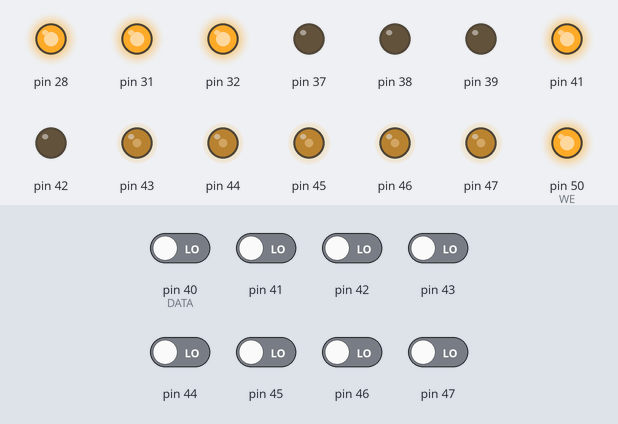
A sketch run on a simulated Arduino Mega 2560, built with avr-gcc and run on an emulated ATmega2560. Parts: output pins drawn as LEDs (lit = HIGH). Inputs (shaded band) come from the test bench; at power-on: pin 40 (DATA), pin 41–47 LOW. Pins used as bus, display or sensor lines are not drawn; what the sketch prints to the serial monitor is not drawn.

Above: at 0.1 s.
Timing chart, 0 to 1.6 s (numbered marks = the images above):
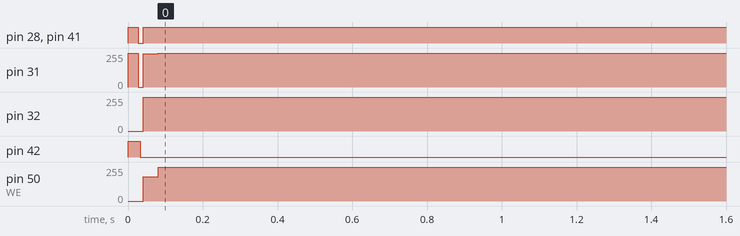

Measured:
- by itself, pin 31: 255/255 → 0/255 at 0.03 s, → 249/255 0.01 s later, → 255/255 0.04 s later
- by itself, pin 32: 252/255 → 255/255 at 0.08 s
- by itself, pin 50 (WE): 183/255 → 255/255 at 0.08 s

The sketch:

VSBP8-fullprog-8.ino
```cpp
 #define LEN 362 //********make sure to get length correct
 #define JMP 0
 #define OUT 2
 #define ADR 4
 #define BUF 6
 #define I 0
 #define R 1
 //note: only use the least significant 16 bits out of 17 on the address
 //the last bit can be hard wired up or down as desired
uint16_t prog[LEN][4]={
    {0x0000, ADR+0, 0xffff, 0x0001}, //reset (reset to 15 since immediately incremented, so rolls over to 0)
    {0x0001, ADR+1, 0x0000, 0x0002},
    {0x0002, BUF+1, 0x0000, 0x0003},

    {0x0003, ADR+0, 0xffff, 0x0004},
    {0x0004, ADR+1, 0x0001, 0x0005},
    {0x0005, BUF+1, 0x0000, 0x0006},

    {0x0006, ADR+0, 0xffff, 0x0007},
    {0x0007, ADR+1, 0x0002, 0x0008},
    {0x0008, BUF+1, 0x0000, 0x0009},

    {0x0009, ADR+0, 0xffff, 0x000a},
    {0x000a, ADR+1, 0x0003, 0x000b},
    {0x000b, BUF+1, 0x0000, 0x1000},

    {0x1000, ADR+0, 0xffff, 0x1001}, //add 1
    {0x1001, ADR+1, 0x0000, 0x1002}, //0x0000 is ones digit; 0x0003 is 2^4's digit
    {0x1002, JMP+R, 0x0000, 0x1004},
    {0x1004, BUF+1, 0x0000, 0x1800},
    {0x1005, BUF+0, 0x0000, 0x1010},

    {0x1010, ADR+0, 0xffff, 0x1011},
    {0x1011, ADR+1, 0x0001, 0x1012},
    {0x1012, JMP+R, 0x0000, 0x1014},
    {0x1014, BUF+1, 0x0000, 0x1804},
    {0x1015, BUF+0, 0x0000, 0x1020},

    {0x1020, ADR+0, 0xffff, 0x1021},
    {0x1021, ADR+1, 0x0002, 0x1022},
    {0x1022, JMP+R, 0x0000, 0x1024},
    {0x1024, BUF+1, 0x0000, 0x1808},
    {0x1025, BUF+0, 0x0000, 0x1030},

    {0x1030, ADR+0, 0xffff, 0x1031},
    {0x1031, ADR+1, 0x0003, 0x1032},
    {0x1032, JMP+R, 0x0000, 0x1034},
    {0x1034, BUF+1, 0x0000, 0x2000},
    {0x1035, BUF+0, 0x0000, 0x2000},

    {0x1800, OUT+1, 0x0000, 0x1801}, //equalize clock cycles spent to add
    {0x1801, OUT+1, 0x0000, 0x1802},
    {0x1802, OUT+1, 0x0000, 0x1803},
    {0x1803, OUT+1, 0x0000, 0x1804},

    {0x1804, OUT+1, 0x0000, 0x1805},
    {0x1805, OUT+1, 0x0000, 0x1806},
    {0x1806, OUT+1, 0x0000, 0x1807},
    {0x1807, OUT+1, 0x0000, 0x1808},

    {0x1808, OUT+1, 0x0000, 0x1809},
    {0x1809, OUT+1, 0x0000, 0x180a},
    {0x180a, OUT+1, 0x0000, 0x180b},
    {0x180b, OUT+1, 0x0000, 0x2000},

    {0x2000, ADR+0, 0xffff, 0x2001}, //initialization
    {0x2001, ADR+1, 0x1800, 0x2002},
    {0x2002, BUF+0, 0x0000, 0x2010},

    {0x2010, ADR+0, 0xffff, 0x2011}, //getting values
    {0x2011, ADR+1, 0x0000, 0x2012},
    {0x2012, JMP+R, 0x0000, 0x2014},
    {0x2014, OUT+1, 0x0000, 0x3000},
    {0x2015, OUT+1, 0x0000, 0x4000},

    {0x2020, ADR+0, 0xffff, 0x2021},
    {0x2021, ADR+1, 0x0001, 0x2022},
    {0x2022, JMP+R, 0x0000, 0x2024},
    {0x2024, OUT+1, 0x0000, 0x3000},
    {0x2025, OUT+1, 0x0000, 0x4000},

    {0x2030, ADR+0, 0xffff, 0x2031},
    {0x2031, ADR+1, 0x0002, 0x2032},
    {0x2032, JMP+R, 0x0000, 0x2034},
    {0x2034, OUT+1, 0x0000, 0x3000},
    {0x2035, OUT+1, 0x0000, 0x4000},

    {0x2040, ADR+0, 0xffff, 0x2041},
    {0x2041, ADR+1, 0x0003, 0x2042},
    {0x2042, JMP+R, 0x0000, 0x2044},
    {0x2044, OUT+1, 0x0000, 0x3000},
    {0x2045, OUT+1, 0x0000, 0x4000},


    {0x3000, ADR+0, 0xffff, 0x3001}, //if the value is a zero - bit 0
    {0x3001, ADR+1, 0x1800, 0x3002},
    {0x3002, JMP+R, 0x0000, 0x3004},
    {0x3004, OUT+1, 0x0000, 0x3006}, //this is end of path
    {0x3005, OUT+1, 0x0000, 0x300d}, //this is not end of path

    {0x3006, BUF+1, 0x0000, 0x3007}, //set this as not being end
    {0x3007, ADR+0, 0xfff1, 0x3008},
    {0x3008, ADR+1, 0x1810, 0x3009},
    {0x3009, BUF+0, 0x0000, 0x300a}, //set what will be the next address (by changing the 1 bit that is being worked on right now) as the end
    {0x300a, ADR+0, 0xfff1, 0x300b},
    {0x300b, ADR+1, 0x1000, 0x300c},
    {0x300c, BUF+0, 0x0000, 0x2020}, //write value so the program knows what to make the next address

    {0x300d, ADR+0, 0xfff0, 0x300e},
    {0x300e, ADR+1, 0x1000, 0x300f},
    {0x300f, JMP+R, 0x0000, 0x3010}, //seeing where to lead path as end
    {0x3010, ADR+0, 0x0001, 0x3100},
    {0x3011, ADR+1, 0x0001, 0x3100},


    {0x3100, ADR+0, 0xfff0, 0x3101}, //bit 1
    {0x3101, ADR+1, 0x1810, 0x3102},
    {0x3102, JMP+R, 0x0000, 0x3104},
    {0x3104, OUT+1, 0x0000, 0x3106}, //this is end of path
    {0x3105, OUT+1, 0x0000, 0x310d}, //this is not end of path

    {0x3106, BUF+1, 0x0000, 0x3107}, //set this as not being end
    {0x3107, ADR+0, 0xfff2, 0x3108},
    {0x3108, ADR+1, 0x1820, 0x3109},
    {0x3109, BUF+0, 0x0000, 0x310a}, //set what will be the next address (by changing the 1 bit that is being worked on right now) as the end
    {0x310a, ADR+0, 0xfff2, 0x310b},
    {0x310b, ADR+1, 0x1010, 0x310c},
    {0x310c, BUF+0, 0x0000, 0x2030}, //write value so the program knows what to make the next address

    {0x310d, ADR+0, 0xfff0, 0x310e},
    {0x310e, ADR+1, 0x1010, 0x310f},
    {0x310f, JMP+R, 0x0000, 0x3110}, //seeing where to lead path as end
    {0x3110, ADR+0, 0x0002, 0x3200},
    {0x3111, ADR+1, 0x0002, 0x3200},


    {0x3200, ADR+0, 0xfff0, 0x3201}, //bit 2
    {0x3201, ADR+1, 0x1820, 0x3202},
    {0x3202, JMP+R, 0x0000, 0x3204},
    {0x3204, OUT+1, 0x0000, 0x3206}, //this is end of path
    {0x3205, OUT+1, 0x0000, 0x320d}, //this is not end of path

    {0x3206, BUF+1, 0x0000, 0x3207}, //set this as not being end
    {0x3207, ADR+0, 0xfff4, 0x3208},
    {0x3208, ADR+1, 0x1830, 0x3209},
    {0x3209, BUF+0, 0x0000, 0x320a}, //set what will be the next address (by changing the 1 bit that is being worked on right now) as the end
    {0x320a, ADR+0, 0xfff4, 0x320b},
    {0x320b, ADR+1, 0x1020, 0x320c},
    {0x320c, BUF+0, 0x0000, 0x2040}, //write value so the program knows what to make the next address

    {0x320d, ADR+0, 0xfff0, 0x320e},
    {0x320e, ADR+1, 0x1020, 0x320f},
    {0x320f, JMP+R, 0x0000, 0x3210}, //seeing where to lead path as end
    {0x3210, ADR+0, 0x0004, 0x3300},
    {0x3211, ADR+1, 0x0004, 0x3300},


    {0x3300, ADR+0, 0xfff0, 0x3301}, //add on last bit and clear rest of number
    {0x3301, ADR+1, 0x1030, 0x5000},


    {0x4000, ADR+0, 0xffff, 0x4001}, //if the value is a one - bit 0
    {0x4001, ADR+1, 0x1800, 0x4002},
    {0x4002, JMP+R, 0x0000, 0x4004},
    {0x4004, OUT+1, 0x0000, 0x4006}, //this is the end of the path
    {0x4005, OUT+1, 0x0000, 0x400d}, //this is not the end of the path

    {0x4006, BUF+1, 0x0000, 0x4007}, //set this as not being the end
    {0x4007, ADR+0, 0xfff1, 0x4008},
    {0x4008, ADR+1, 0x1811, 0x4009},
    {0x4009, BUF+0, 0x0000, 0x400a}, //set what will be the next address (by changing the 1 bit that is worked on right now) as the end
    {0x400a, ADR+0, 0xfff1, 0x400b},
    {0x400b, ADR+1, 0x1000, 0x400c},
    {0x400c, BUF+1, 0x0000, 0x2020}, //write value so program knows where to make next address

    {0x400d, ADR+0, 0xfff0, 0x400e},
    {0x400e, ADR+1, 0x1000, 0x400f},
    {0x400f, JMP+R, 0x0000, 0x4010}, //seeing where to lead path as end
    {0x4010, ADR+0, 0x0001, 0x4100},
    {0x4011, ADR+1, 0x0001, 0x4100},


    {0x4100, ADR+0, 0xfff0, 0x4101}, //bit 1
    {0x4101, ADR+1, 0x1810, 0x4102},
    {0x4102, JMP+R, 0x0000, 0x4104},
    {0x4104, OUT+1, 0x0000, 0x4106}, //this is the end of the path
    {0x4105, OUT+1, 0x0000, 0x410d}, //this is not the end of the path

    {0x4106, BUF+1, 0x0000, 0x4107}, //set this as not being the end
    {0x4107, ADR+0, 0xfff2, 0x4108},
    {0x4108, ADR+1, 0x1822, 0x4109},
    {0x4109, BUF+0, 0x0000, 0x410a}, //set what will be the next address (by changing the 1 bit that is worked on right now) as the end
    {0x410a, ADR+0, 0xfff2, 0x410b},
    {0x410b, ADR+1, 0x1010, 0x410c},
    {0x410c, BUF+1, 0x0000, 0x2030}, //write value so program knows where to make next address

    {0x410d, ADR+0, 0xfff0, 0x410e},
    {0x410e, ADR+1, 0x1010, 0x410f},
    {0x410f, JMP+R, 0x0000, 0x4110}, //seeing where to lead path as end
    {0x4110, ADR+0, 0x0002, 0x4200},
    {0x4111, ADR+1, 0x0002, 0x4200},


    {0x4200, ADR+0, 0xfff0, 0x4201}, //bit 2
    {0x4201, ADR+1, 0x1820, 0x4202},
    {0x4202, JMP+R, 0x0000, 0x4204},
    {0x4204, OUT+1, 0x0000, 0x4206}, //this is the end of the path
    {0x4205, OUT+1, 0x0000, 0x420d}, //this is not the end of the path

    {0x4206, BUF+1, 0x0000, 0x4207}, //set this as not being the end
    {0x4207, ADR+0, 0xfff4, 0x4208},
    {0x4208, ADR+1, 0x1834, 0x4209},
    {0x4209, BUF+0, 0x0000, 0x420a}, //set what will be the next address (by changing the 1 bit that is worked on right now) as the end
    {0x420a, ADR+0, 0xfff4, 0x420b},
    {0x420b, ADR+1, 0x1020, 0x420c},
    {0x420c, BUF+1, 0x0000, 0x2040}, //write value so program knows where to make next address

    {0x420d, ADR+0, 0xfff0, 0x420e},
    {0x420e, ADR+1, 0x1020, 0x420f},
    {0x420f, JMP+R, 0x0000, 0x4210}, //seeing where to lead path as end
    {0x4210, ADR+0, 0x0004, 0x4300},
    {0x4211, ADR+1, 0x0004, 0x4300},


    {0x4300, ADR+0, 0xfff0, 0x4301}, //set address properly and write last bit of address
    {0x4301, ADR+1, 0x1038, 0x5000},


    {0x5000, JMP+I, 0x0001, 0x5002},
    {0x5002, OUT+1, 0x0000, 0x5004}, //reset number if input held low
    {0x5003, OUT+1, 0x0000, 0x5005},

    {0x5004, BUF+0, 0x0000, 0x5100}, //divert to printing 0 (continues to next digit afterward)

    {0x5005, JMP+R, 0x0000, 0x5006}, //test value
    {0x5006, BUF+1, 0xffff, 0x5200}, //flip to one
    {0x5007, BUF+0, 0xffff, 0x5100}, //flip to zero


    {0x5100, ADR+0, 0xffff, 0x5101}, //printing 0
    {0x5101, ADR+1, 0x0003, 0x5102}, //3rd digit
    {0x5102, JMP+R, 0x0000, 0x5104},
    {0x5104, ADR+0, 0xffff, 0x5110},
    {0x5105, ADR+0, 0xffff, 0x5120},


    {0x5110, ADR+0, 0xffff, 0x5111}, //2nd digit
    {0x5111, ADR+1, 0x0002, 0x5112},
    {0x5112, JMP+R, 0x0000, 0x5114},
    {0x5114, ADR+0, 0xffff, 0x5130},
    {0x5115, ADR+0, 0xffff, 0x5140},

    {0x5120, ADR+0, 0xffff, 0x5121},
    {0x5121, ADR+1, 0x0002, 0x5122},
    {0x5122, JMP+R, 0x0000, 0x5124},
    {0x5124, ADR+0, 0xffff, 0x5150},
    {0x5125, ADR+0, 0xffff, 0x5160},


    {0x5130, ADR+0, 0xffff, 0x5131}, //1st digit
    {0x5131, ADR+1, 0x0001, 0x5132},
    {0x5132, JMP+R, 0x0000, 0x5134},
    {0x5134, ADR+0, 0xffff, 0x5170},
    {0x5135, ADR+0, 0xffff, 0x5180},

    {0x5140, ADR+0, 0xffff, 0x5141},
    {0x5141, ADR+1, 0x0001, 0x5142},
    {0x5142, JMP+R, 0x0000, 0x5144},
    {0x5144, ADR+0, 0xffff, 0x5190},
    {0x5145, ADR+0, 0xffff, 0x51a0},

    {0x5150, ADR+0, 0xffff, 0x5151},
    {0x5151, ADR+1, 0x0001, 0x5152},
    {0x5152, JMP+R, 0x0000, 0x5154},
    {0x5154, ADR+0, 0xffff, 0x51b0},
    {0x5155, ADR+0, 0xffff, 0x51c0},

    {0x5160, ADR+0, 0xffff, 0x5161},
    {0x5161, ADR+1, 0x0001, 0x5162},
    {0x5162, JMP+R, 0x0000, 0x5164},
    {0x5164, ADR+0, 0xffff, 0x51d0},
    {0x5165, ADR+0, 0xffff, 0x51e0},


    {0x5170, ADR+0, 0xffff, 0x5171}, //0th digit
    {0x5171, ADR+1, 0x0000, 0x5172},
    {0x5172, JMP+R, 0x0000, 0x5174},
    {0x5174, ADR+0, 0xffff, 0x5400},
    {0x5175, ADR+0, 0xffff, 0x5401},

    {0x5180, ADR+0, 0xffff, 0x5181},
    {0x5181, ADR+1, 0x0000, 0x5182},
    {0x5182, JMP+R, 0x0000, 0x5184},
    {0x5184, ADR+0, 0xffff, 0x5402},
    {0x5185, ADR+0, 0xffff, 0x5403},

    {0x5190, ADR+0, 0xffff, 0x5191},
    {0x5191, ADR+1, 0x0000, 0x5192},
    {0x5192, JMP+R, 0x0000, 0x5194},
    {0x5194, ADR+0, 0xffff, 0x5404},
    {0x5195, ADR+0, 0xffff, 0x5405},

    {0x51a0, ADR+0, 0xffff, 0x51a1},
    {0x51a1, ADR+1, 0x0000, 0x51a2},
    {0x51a2, JMP+R, 0x0000, 0x51a4},
    {0x51a4, ADR+0, 0xffff, 0x5406},
    {0x51a5, ADR+0, 0xffff, 0x5407},

    {0x51b0, ADR+0, 0xffff, 0x51b1}, //still 0th digit
    {0x51b1, ADR+1, 0x0000, 0x51b2},
    {0x51b2, JMP+R, 0x0000, 0x51b4},
    {0x51b4, ADR+0, 0xffff, 0x5408},
    {0x51b5, ADR+0, 0xffff, 0x5409},

    {0x51c0, ADR+0, 0xffff, 0x51c1},
    {0x51c1, ADR+1, 0x0000, 0x51c2},
    {0x51c2, JMP+R, 0x0000, 0x51c4},
    {0x51c4, ADR+0, 0xffff, 0x540a},
    {0x51c5, ADR+0, 0xffff, 0x540b},

    {0x51d0, ADR+0, 0xffff, 0x51d1},
    {0x51d1, ADR+1, 0x0000, 0x51d2},
    {0x51d2, JMP+R, 0x0000, 0x51d4},
    {0x51d4, ADR+0, 0xffff, 0x540c},
    {0x51d5, ADR+0, 0xffff, 0x540d},

    {0x51e0, ADR+0, 0xffff, 0x51e1},
    {0x51e1, ADR+1, 0x0000, 0x51e2},
    {0x51e2, JMP+R, 0x0000, 0x51e4},
    {0x51e4, ADR+0, 0xffff, 0x540e},
    {0x51e5, ADR+0, 0xffff, 0x540f},


    {0x5400, OUT+0, 0x0001, 0x1000}, //actually print it
    {0x5401, OUT+0, 0x0002, 0x1000},
    {0x5402, OUT+0, 0x0004, 0x1000},
    {0x5403, OUT+0, 0x0008, 0x1000},
    {0x5404, OUT+0, 0x0010, 0x1000},
    {0x5405, OUT+0, 0x0020, 0x1000},
    {0x5406, OUT+0, 0x0040, 0x1000},
    {0x5407, OUT+0, 0x0080, 0x1000},

    {0x5408, OUT+0, 0x0100, 0x1000},
    {0x5409, OUT+0, 0x0200, 0x1000},
    {0x540a, OUT+0, 0x0400, 0x1000},
    {0x540b, OUT+0, 0x0800, 0x1000},
    {0x540c, OUT+0, 0x1000, 0x1000},
    {0x540d, OUT+0, 0x2000, 0x1000},
    {0x540e, OUT+0, 0x4000, 0x1000},
    {0x540f, OUT+0, 0x8000, 0x1000},


    {0x5200, ADR+0, 0xffff, 0x5201}, //printing 1
    {0x5201, ADR+1, 0x0003, 0x5202}, //3rd digit
    {0x5202, JMP+R, 0x0000, 0x5204},
    {0x5204, ADR+0, 0xffff, 0x5210},
    {0x5205, ADR+0, 0xffff, 0x5220},


    {0x5210, ADR+0, 0xffff, 0x5211}, //2nd digit
    {0x5211, ADR+1, 0x0002, 0x5212},
    {0x5212, JMP+R, 0x0000, 0x5214},
    {0x5214, ADR+0, 0xffff, 0x5230},
    {0x5215, ADR+0, 0xffff, 0x5240},

    {0x5220, ADR+0, 0xffff, 0x5221},
    {0x5221, ADR+1, 0x0002, 0x5222},
    {0x5222, JMP+R, 0x0000, 0x5224},
    {0x5224, ADR+0, 0xffff, 0x5250},
    {0x5225, ADR+0, 0xffff, 0x5260},


    {0x5230, ADR+0, 0xffff, 0x5231}, //1st digit
    {0x5231, ADR+1, 0x0001, 0x5232},
    {0x5232, JMP+R, 0x0000, 0x5234},
    {0x5234, ADR+0, 0xffff, 0x5270},
    {0x5235, ADR+0, 0xffff, 0x5280},

    {0x5240, ADR+0, 0xffff, 0x5241},
    {0x5241, ADR+1, 0x0001, 0x5242},
    {0x5242, JMP+R, 0x0000, 0x5244},
    {0x5244, ADR+0, 0xffff, 0x5290},
    {0x5245, ADR+0, 0xffff, 0x52a0},

    {0x5250, ADR+0, 0xffff, 0x5251},
    {0x5251, ADR+1, 0x0001, 0x5252},
    {0x5252, JMP+R, 0x0000, 0x5254},
    {0x5254, ADR+0, 0xffff, 0x52b0},
    {0x5255, ADR+0, 0xffff, 0x52c0},

    {0x5260, ADR+0, 0xffff, 0x5261},
    {0x5261, ADR+1, 0x0001, 0x5262},
    {0x5262, JMP+R, 0x0000, 0x5264},
    {0x5264, ADR+0, 0xffff, 0x52d0},
    {0x5265, ADR+0, 0xffff, 0x52e0},


    {0x5270, ADR+0, 0xffff, 0x5271}, //0th digit
    {0x5271, ADR+1, 0x0000, 0x5272},
    {0x5272, JMP+R, 0x0000, 0x5274},
    {0x5274, ADR+0, 0xffff, 0x5800},
    {0x5275, ADR+0, 0xffff, 0x5801},

    {0x5280, ADR+0, 0xffff, 0x5281},
    {0x5281, ADR+1, 0x0000, 0x5282},
    {0x5282, JMP+R, 0x0000, 0x5284},
    {0x5284, ADR+0, 0xffff, 0x5802},
    {0x5285, ADR+0, 0xffff, 0x5803},

    {0x5290, ADR+0, 0xffff, 0x5291},
    {0x5291, ADR+1, 0x0000, 0x5292},
    {0x5292, JMP+R, 0x0000, 0x5294},
    {0x5294, ADR+0, 0xffff, 0x5804},
    {0x5295, ADR+0, 0xffff, 0x5805},

    {0x52a0, ADR+0, 0xffff, 0x52a1},
    {0x52a1, ADR+1, 0x0000, 0x52a2},
    {0x52a2, JMP+R, 0x0000, 0x52a4},
    {0x52a4, ADR+0, 0xffff, 0x5806},
    {0x52a5, ADR+0, 0xffff, 0x5807},

    {0x52b0, ADR+0, 0xffff, 0x52b1}, //still 0th digit
    {0x52b1, ADR+1, 0x0000, 0x52b2},
    {0x52b2, JMP+R, 0x0000, 0x52b4},
    {0x52b4, ADR+0, 0xffff, 0x5808},
    {0x52b5, ADR+0, 0xffff, 0x5809},

    {0x52c0, ADR+0, 0xffff, 0x52c1},
    {0x52c1, ADR+1, 0x0000, 0x52c2},
    {0x52c2, JMP+R, 0x0000, 0x52c4},
    {0x52c4, ADR+0, 0xffff, 0x580a},
    {0x52c5, ADR+0, 0xffff, 0x580b},

    {0x52d0, ADR+0, 0xffff, 0x52d1},
    {0x52d1, ADR+1, 0x0000, 0x52d2},
    {0x52d2, JMP+R, 0x0000, 0x52d4},
    {0x52d4, ADR+0, 0xffff, 0x580c},
    {0x52d5, ADR+0, 0xffff, 0x580d},

    {0x52e0, ADR+0, 0xffff, 0x52e1},
    {0x52e1, ADR+1, 0x0000, 0x52e2},
    {0x52e2, JMP+R, 0x0000, 0x52e4},
    {0x52e4, ADR+0, 0xffff, 0x580e},
    {0x52e5, ADR+0, 0xffff, 0x580f},


    {0x5800, OUT+1, 0x0001, 0x0000}, //actually print it
    {0x5801, OUT+1, 0x0002, 0x0000},
    {0x5802, OUT+1, 0x0004, 0x0000},
    {0x5803, OUT+1, 0x0008, 0x0000},
    {0x5804, OUT+1, 0x0010, 0x0000},
    {0x5805, OUT+1, 0x0020, 0x0000},
    {0x5806, OUT+1, 0x0040, 0x0000},
    {0x5807, OUT+1, 0x0080, 0x0000},

    {0x5808, OUT+1, 0x0100, 0x0000},
    {0x5809, OUT+1, 0x0200, 0x0000},
    {0x580a, OUT+1, 0x0400, 0x0000},
    {0x580b, OUT+1, 0x0800, 0x0000},
    {0x580c, OUT+1, 0x1000, 0x0000},
    {0x580d, OUT+1, 0x2000, 0x0000},
    {0x580e, OUT+1, 0x4000, 0x0000},
    {0x580f, OUT+1, 0x8000, 0x0000},
    };
#define CHIP 0
//determines which chip is being written to; choses values accordingly

//use arduino MEGA

#define ADR 22
#define DATA 40
#define WE 50
#define OE 51
#define CE 52
//data and adr are the 0th pins, counting up increments them on the chip
//lsb is the least number bit for all

uint8_t pvcv[8][2] =
{
  {0, 3},
  {1, 4},
  {2, 5},
  {3, 6},
  {4, 7},
  {5, 2},
  {6, 1},
  {7, 0}
};
uint8_t paca[16][2] =
{
  {0, 10},
  {1, 11},
  {2, 9},
  {3, 8},
  {4, 13},
  {5, 14},
  {6, 0},
  {7, 1},
  {8, 2},
  {9, 3},
  {10, 4},
  {11, 5},
  {12, 6},
  {13, 7},
  {14, 12},
  {15, 15}
};
//the first value is where the data point is recognised on the board
//note: on the board, the lsb is labeled 15, but here these are reversed for clarity
//note: so, the lsb for everything is 0
//the second value is the pin number on the eeprom
//that corresponds to the first value program pin

char buff[200];

void setup(){
  Serial.begin(9600);
  while (!Serial)
    delay(10);
  sprintf(buff, "start\n");
  Serial.print(buff);
  int i;
  for (i = 22; i < 53; i++)
    pinMode(i, OUTPUT);
  digitalWrite(WE, HIGH);
  digitalWrite(OE, HIGH);
  digitalWrite(CE, LOW);

  page(15);
  page(16);

  for (i = 0; i < 8; i++)
    pinMode(DATA+i, INPUT);

  sprintf(buff, "check:%d@%d\n", chipread(gpatoca(15)), gpatoca(15));
  Serial.print(buff);
  sprintf(buff, "check:%d@%d\n", chipread(gpatoca(16)), gpatoca(16));
  Serial.print(buff);
}

void page(uint16_t point) {
  int i;
  def(0x5555, 0xAA);
  def(0x2AAA, 0x50);
  def(0x5555, 0xA0);
  for (i = 0; i < 16; i++)
    def(gpatoca(point), 0xff);
  def(gpatoca(point), gpvtocv(point));
  digitalWrite(WE, HIGH);
  delay(20);
  sprintf(buff, "def:%d@%d\n", gpvtocv(point), gpatoca(point));
  Serial.print(buff);
}

void def(uint16_t adr, uint8_t val) {
  setadr(adr);
  digitalWrite(WE, HIGH);
  digitalWrite(WE, LOW);
  setval(val);
}

void setadr(uint16_t adr) {
  int i;
  for (i = 0; i < 16; i++)
    if (adr & (1 << i))
      digitalWrite(ADR+i, HIGH);
    else
      digitalWrite(ADR+i, LOW);
}

void setval(uint8_t val) {
  int i;
  for (i = 0; i < 8; i++)
    if (val & (1 << i))
      digitalWrite(DATA+i, HIGH);
    else
      digitalWrite(DATA+i, LOW);
}

uint8_t gpvtocv(uint16_t point) {
  int i;
  uint8_t val;
  uint8_t ret;
  uint8_t *pret;
  switch (CHIP) {
    case 0:
    val = prog[point][1] << 5;
    break;
    case 1:
    val = prog[point][2] / (1 << 8);
    break;
    case 2:
    val = prog[point][2] % (1 << 8);
    break;
    case 3:
    val = prog[point][3] / (1 << 8);
    break;
    case 4:
    val = prog[point][3] % (1 << 8);
    break;
  }
  pret = &ret;
  for (i = 0, ret = 0; i < 8; i++)
    bitsendval(val, pret, pvcv[i][0], pvcv[i][1]);
  return (ret);
}

uint8_t cvtopv(uint8_t v) {
  int i;
  uint8_t val;
  uint8_t ret;
  uint8_t *pret;
  pret = &ret;
  val = v;
  for (i = 0, ret = 0; i < 8; i++)
    bitsendval(val, pret, pvcv[i][1], pvcv[i][0]);
  if (CHIP == 0)
    val = val >> 5;
  return (ret);
}

uint16_t gpatoca(uint16_t point) {
  int i;
  uint16_t adr;
  uint16_t ret;
  uint16_t *pret;
  adr = prog[point][0];
  pret = &ret;
  for (i = 0, ret = 0; i < 16; i++)
    bitsendadr(adr, pret, paca[i][0], paca[i][1]);
  return (ret);
}

uint16_t catopa(uint16_t point) {
  int i;
  uint16_t adr;
  uint16_t ret;
  uint16_t *pret;
  adr = point;
  pret = &ret;
  for (i = 0, ret = 0; i < 16; i++)
    bitsendadr(adr, pret, paca[i][1], paca[i][0]);
  return (ret);
}

void bitsendval(uint8_t val, uint8_t *pret, uint8_t s, uint8_t e) {
  if (val & (1 << s))
    *pret |= (1 << e);
  else
    *pret &= (B11111111^(1 << e));
}

void bitsendadr(uint16_t adr, uint16_t *pret, uint8_t s, uint8_t e) {
  if (adr & (1 << s))
    *pret |= (1 << e);
  else
    *pret &= (((B11111111<<8)|B11111111)^(1 << e));
}

uint8_t chipread(uint16_t adr) {
  int i;
  uint8_t ret;
  setadr(adr);
  for (i = 0, ret = 0; i < 8; i++)
    if (digitalRead(DATA+i))
      ret += (1 << i);
  return (ret);
}

void loop(){}
```
